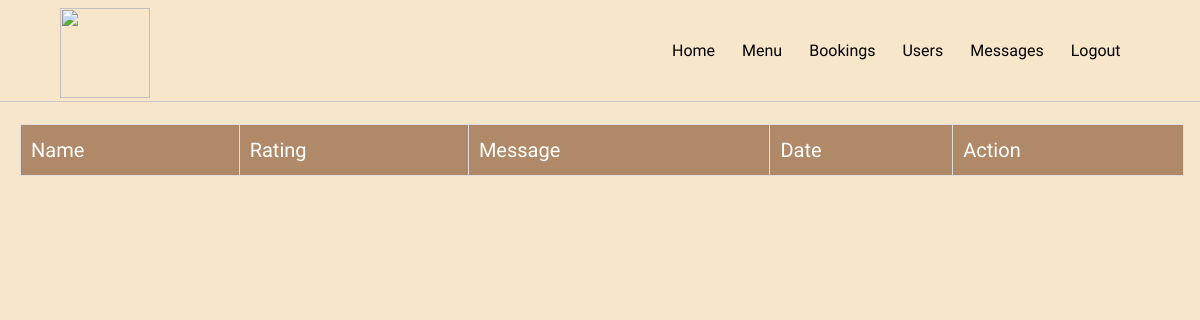
Page /admin_reviews.php on the earlier database version.
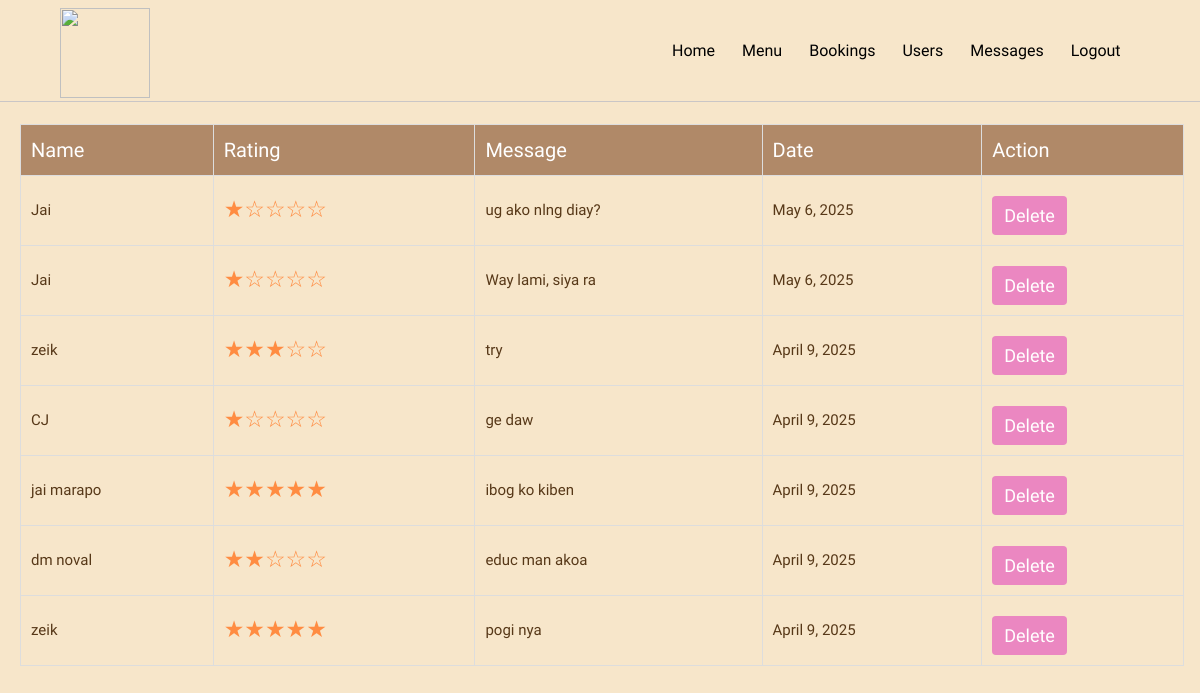
Same page on the later database version.
### tables this page shows
CREATE TABLE `reviews` (
  `id` int(11) NOT NULL,
  `name` varchar(100) NOT NULL,
  `rating` int(11) NOT NULL CHECK (`rating` between 1 and 5),
  `message` text NOT NULL,
  `created_at` timestamp NOT NULL DEFAULT current_timestamp()
);

### admin_reviews.php (the view, shortened to what this page needs)
<?php
@include 'config.php';
$reviews = mysqli_query($conn, "SELECT * FROM reviews ORDER BY created_at DESC");
?>
<!DOCTYPE html>
<html lang="en">
<head>
   <link rel="stylesheet" href="https://cdnjs.cloudflare.com/ajax/libs/font-awesome/6.0.0/css/all.min.css">
   <link rel="stylesheet" href="https://cdn.jsdelivr.net/npm/bootstrap@4.0.0/dist/css/bootstrap.min.css">
    <link href='https://unpkg.com/boxicons@2.1.2/css/boxicons.min.css' rel='stylesheet'>
    <link href="https://unpkg.com/aos@2.3.1/dist/aos.css" rel="stylesheet">
</head>
<body>
<?php @include 'admin_header.php'; ?>
  <h2>Client Reviews Management</h2>
  <table class="reviews-table">
    <tr>
      <th>Name</th>
      <th>Rating</th>
      <th>Message</th>
      <th>Date</th>
      <th>Action</th>
    </tr>
    <?php while ($row = mysqli_fetch_assoc($reviews)) { ?>
      <tr>
        <td><?= htmlspecialchars($row['name']); ?></td>
        <td class="star-display">
          <?php
          for ($i = 1; $i <= 5; $i++) {
            echo $i <= $row['rating'] ? '★' : '☆';
          }
          ?>
        </td>
        <td><?= nl2br(htmlspecialchars($row['message'])); ?></td>
        <td><?= date('F j, Y', strtotime($row['created_at'])); ?></td>
        <td>
          <a href="?delete=<?= $row['id']; ?>" onclick="return confirm('Delete this review?');">
            <button class="delete-btn">Delete</button>
          </a>
        </td>
      </tr>
    <?php } ?>
  </table>
</body>
</html>

Differences in the rows shown:
added reviews: name "Jai", rating 1 (drawn), message "ug ako nlng diay?", created_at "May 6, 2025"
added reviews: name "Jai", rating 1 (drawn), message "Way lami, siya ra", created_at "May 6, 2025"
added reviews: name "zeik", rating 3 (drawn), message "try", created_at "April 9, 2025"
added reviews: name "CJ", rating 1 (drawn), message "ge daw", created_at "April 9, 2025"
added reviews: name "jai marapo", rating 5 (drawn), message "ibog ko kiben", created_at "April 9, 2025"
added reviews: name "dm noval", rating 2 (drawn), message "educ man akoa", created_at "April 9, 2025"
added reviews: name "zeik", rating 5 (drawn), message "pogi nya", created_at "April 9, 2025"
